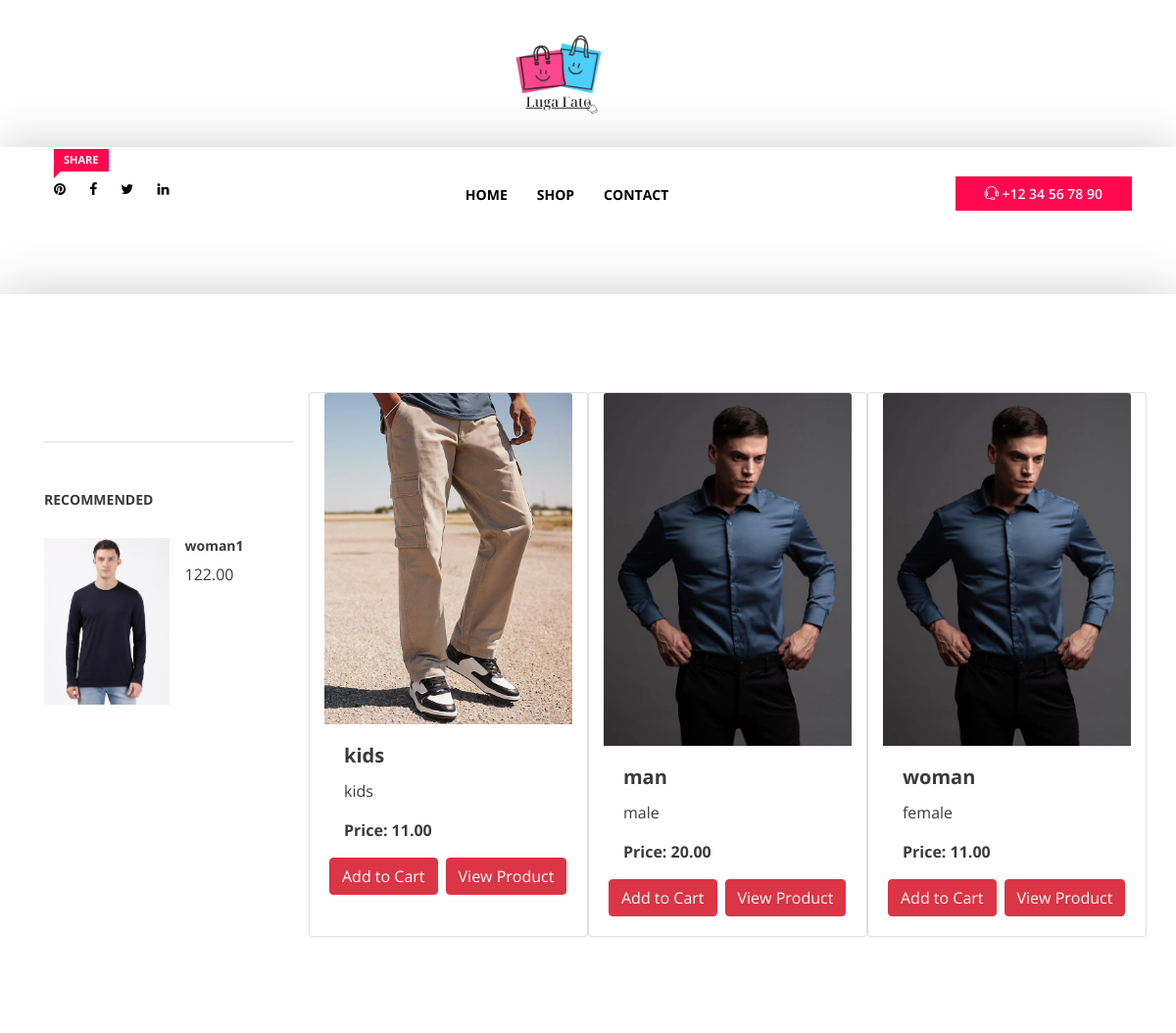
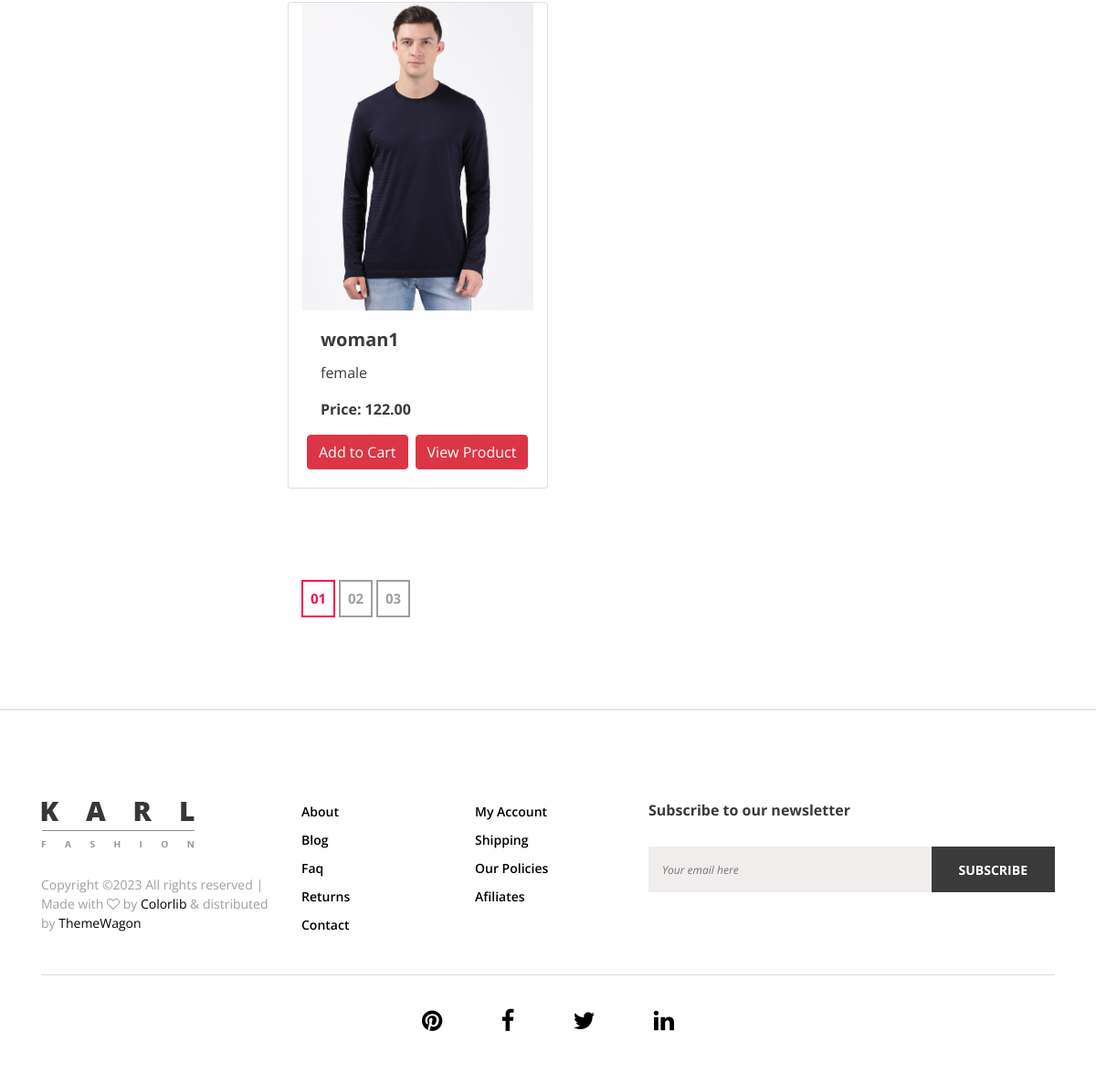
The app's page /shop/ with its own data (2 pictures, top to bottom).
### database/models.py (models this page shows, shortened)
class Product(models.Model):
    name = models.CharField(max_length=100)
    description = models.TextField()
    price = models.DecimalField(max_digits=10, decimal_places=2)
    quantity = models.IntegerField()
    category = models.ForeignKey(Category, on_delete=models.CASCADE, default=1)
    image= models.ImageField()
    supplier = models.ForeignKey(Supplier, on_delete=models.CASCADE)
    updated_at = models.DateTimeField(auto_now=True)

class Category(models.Model):
    name = models.CharField(max_length=100, default="null",unique=True)
    description = models.TextField()
    def __str__(self) -> str:
        return self.name

### database/views.py (the view)
# urls.py: path('shop/', views.store, name="store"),
def store(request):
    list= Product.objects.all()
    filtered_products = list[3:]
    context={"list":list,"filter":filtered_products}
    return render(request, "shop.html",context)

### template/shop.html (shortened to what this page needs)
<!DOCTYPE html>
<html lang="en">
{% load static %}
<head>
    <link rel="stylesheet" href="static/css/core-style.css">
    <link rel="stylesheet" href="style.css">
    <link href="static/css/responsive.css" rel="stylesheet">
    <link rel="stylesheet" href="{% static 'product/' %}">
    <link rel="stylesheet" href="{% static 'css/core-style.css' %}">
    <link href="{% static 'css/responsive.css' %}" rel="stylesheet">
</head>
<body>
    {% include "top.html" %}
    <div id="wrapper">
        <section class="shop_grid_area section_padding_100">
            <div class="container">
                <div class="row">
                    <div class="col-12 col-md-4 col-lg-3">
                        <div class="shop_sidebar_area">
                            <div class="widget catagory mb-50">
                            </div>
                            <div class="widget recommended">
                                <h6 class="widget-title mb-30">Recommended</h6>
                                <div class="widget-desc">
                                   {% for data in filter %}
                                    <div class="single-recommended-product d-flex mb-30">
                                        <div class="single-recommended-thumb mr-3">
                                            <img src="{{data.image.url}}" alt="">
                                        </div>
                                        <div class="single-recommended-desc">
                                            <h6>{{data.name}}</h6>
                                            <p>{{data.price}}</p>
                                        </div>
                                    </div>
                                    {% endfor %}
                                </div>
                            </div>
                        </div>
                    </div>
                    <div class="col-12 col-md-8 col-lg-9">
                        <div class="shop_grid_product_area">
                            <div class="row">
                                {% for item in list %}
                                <div class="card col-12 col-sm-6 col-lg-4 single_gallery_item wow">
                                    <img src={{item.image.url}}  class="card-img-top" alt="Clothing Item">
                                    <div class="card-body">
                                      <h5 class="card-title">{{item.name}}</h5>
                                      <p class="card-text">{{item.category}}</p>
                                      <p class="card-text"><strong>Price: {{item.price}}</strong></p>
                                      <div class= "row">
                                      <a href="{% url 'cart_add' item.id %}" class="btn btn-primary btn-danger mr-2">Add to Cart</a>
                                      <a href="{% url 'product' item.id %}" class="btn btn-primary btn-danger">View Product</a>
                                      </div>
                                    </div>
                                  </div>
                                {% endfor %}
                            </div>
                        </div>
                        <div class="shop_pagination_area wow fadeInUp" data-wow-delay="1.1s">
                            <nav aria-label="Page navigation">
                                <ul class="pagination pagination-sm">
                                    <li class="page-item active"><a class="page-link" href="#">01</a></li>
                                    <li class="page-item"><a class="page-link" href="#">02</a></li>
                                    <li class="page-item"><a class="page-link" href="#">03</a></li>
                                </ul>
                            </nav>
                        </div>
                    </div>
                </div>
            </div>
        </section>
        {% include 'footer.html' %}
    </div>
</body>
</html>

### template/top.html (shortened to what this page needs)
{% load static %}
<div id="wrapper">
<header class="header_area">
    <div class="top_header_area">
        <div class="container h-100">
            <div class="row h-100 align-items-center justify-content-end">
                <div class="col-12 col-lg-7">
                    <div class="top_single_area d-flex align-items-center">
                        <div class="top_logo">
                            <div class="d-flex align-items-left" style="height: 100px; width: 100px;">
                            <a href="#"><img src='{% static "/img/core-img/Lugafatologo.png" %}' alt=""></a>
                        </div>
                    </div>
                    </div>
                </div>
            </div>
        </div>
    </div>
    <body>
        <body>
    <div id="wrapper">
        <header class="header_area">
<div class="main_header_area">
    <div class="container h-100">
        <div class="row h-100">
            <div class="col-12 d-md-flex justify-content-between">
                <div class="header-social-area">
                    <a href="#"><span class="karl-level">Share</span> <i class="fa fa-pinterest" aria-hidden="true"></i></a>
                    <a href="#"><i class="fa fa-facebook" aria-hidden="true"></i></a>
                    <a href="#"><i class="fa fa-twitter" aria-hidden="true"></i></a>
                    <a href="#"><i class="fa fa-linkedin" aria-hidden="true"></i></a>
                </div>
                <div class="main-menu-area">
                    <nav class="navbar navbar-expand-lg align-items-start">
                        <div class="collapse navbar-collapse align-items-start collapse" id="karl-navbar">
                            <ul class="navbar-nav animated" id="nav">
                                <li ><a class="nav-link" href="{% url "index"%}">Home</a></li>
                                <li><a class="nav-link" href="{% url "store"%}">Shop</a></li>
                                <li class="nav-item"><a class="nav-link" href="{% url "contact"%}">Contact</a></li>
                            </ul>
                        </div>
                    </nav>
                </div>
                <div class="help-line">
                    <a href="tel:+123456789"><i class="ti-headphone-alt"></i> +12 34 56 78 90</a>
                </div>
            </div>
        </div>
    </div>
</div>
    </body>
</header>
</div>

### template/footer.html
{% block footer %}
<footer class="footer_area">
    <div class="container">
        <div class="row">
            <div class="col-12 col-md-6 col-lg-3">
                <div class="single_footer_area">
                    <div class="footer-logo">
                        <img src="static/img/core-img/logo.png" alt="">
                    </div>
                    <div class="copywrite_text d-flex align-items-center">
                        <p>
Copyright &copy;<script>document.write(new Date().getFullYear());</script> All rights reserved | Made with <i class="fa fa-heart-o" aria-hidden="true"></i> by <a href="https://colorlib.com" target="_blank">Colorlib</a> &amp; distributed by <a href="https://themewagon.com" target="_blank">ThemeWagon</a>
</p>
                    </div>
                </div>
            </div>
            <div class="col-12 col-sm-6 col-md-3 col-lg-2">
                <div class="single_footer_area">
                    <ul class="footer_widget_menu">
                        <li><a href="#">About</a></li>
                        <li><a href="#">Blog</a></li>
                        <li><a href="#">Faq</a></li>
                        <li><a href="#">Returns</a></li>
                        <li><a href="#">Contact</a></li>
                    </ul>
                </div>
            </div>
            <div class="col-12 col-sm-6 col-md-3 col-lg-2">
                <div class="single_footer_area">
                    <ul class="footer_widget_menu">
                        <li><a href="#">My Account</a></li>
                        <li><a href="#">Shipping</a></li>
                        <li><a href="#">Our Policies</a></li>
                        <li><a href="#">Afiliates</a></li>
                    </ul>
                </div>
            </div>
            <div class="col-12 col-lg-5">
                <div class="single_footer_area">
                    <div class="footer_heading mb-30">
                        <h6>Subscribe to our newsletter</h6>
                    </div>
                    <div class="subscribtion_form">
                        <form action="#" method="post">
                            <input type="email" name="mail" class="mail" placeholder="Your email here">
                            <button type="submit" class="submit">Subscribe</button>
                        </form>
                    </div>
                </div>
            </div>
        </div>
        <div class="line"></div>
        <div class="footer_bottom_area">
            <div class="row">
                <div class="col-12">
                    <div class="footer_social_area text-center">
                        <a href="#"><i class="fa fa-pinterest" aria-hidden="true"></i></a>
                        <a href="#"><i class="fa fa-facebook" aria-hidden="true"></i></a>
                        <a href="#"><i class="fa fa-twitter" aria-hidden="true"></i></a>
                        <a href="#"><i class="fa fa-linkedin" aria-hidden="true"></i></a>
                    </div>
                </div>
            </div>
        </div>
    </div>
</footer>
{% endblock footer %}

### template/static/css/core-style.css (style rules this page uses)
* { margin: 0; padding: 0; }
body { font-family: 'Open Sans', sans-serif; font-weight: 400; overflow-x: hidden; }
h1, h2, h3, h4, h5, h6 { color: #3a3a3a; line-height: 1.2; font-family: 'Open Sans', sans-serif; font-weight: 700; }
p { color: #3a3a3a; font-size: 1em; line-height: 1.5; font-family: 'Open Sans', sans-serif; font-weight: 400; }
a, a:hover, a:focus { -webkit-transition: all 500ms ease 0s; transition: all 500ms ease 0s; text-decoration: none; outline: none; color: #000000; font-family: 'Open Sans', sans-serif; font-weight: 400; }
ul, ol { margin: 0; }
ol li, ul li { list-style: outside none none; }
img { height: auto; max-width: 100%; }
.mb-30 { margin-bottom: 30px; }
.mb-50 { margin-bottom: 50px; }
.line, .line-mtb15 { width: 100%; height: 1px; background-color: #ddd; margin: 30px 0; }
.section_padding_100 { padding: 100px 0; }
#wrapper { position: relative; z-index: 1000; background-color: #fff; left: 0; top: 0; -webkit-transition: all linear 500ms; transition: all linear 500ms; box-shadow: 0 0 50px rgba(0, 0, 0, 0.2); }
.top_header_area { height: 150px; width: 100%; position: relative; z-index: 1000; }
.main-menu-area { position: relative; z-index: 500; }
.main_header_area { height: 150px; padding-top: 30px; }
.header-social-area a { display: inline-block; padding: 0 10px; font-size: 14px; position: relative; z-index: 1; }
.help-line a { width: auto; height: 35px; padding: 0 30px; background-color: #ff084e; color: #fff; display: block; line-height: 35px; font-size: 14px; font-weight: 600; }
.navbar-expand-lg .navbar-nav .nav-link { padding-right: 15px; padding-left: 15px; position: relative; z-index: 1; font-size: 14px; font-weight: 700; text-transform: uppercase; }
.main-menu-area .navbar { padding: 0; }
.single_gallery_item { margin-bottom: 100px; overflow: hidden }
.karl-level { position: absolute; z-index: 2; color: #fff; font-size: 11px; text-transform: uppercase; font-weight: 700; background-color: #ff084e; padding: 3px 10px; top: -30px; left: 10px; }
.karl-level:after { position: absolute; z-index: 2; content: ""; width: 0; height: 0; border-style: solid; border-width: 0 9px 9px 9px; border-color: transparent transparent #ff084e transparent; bottom: -2px; left: -6px; -webkit-transform: rotate(-45deg); transform: rotate(-45deg); }
.footer_area { background-color: #fff; border-top: 2px solid #e5e5e5; padding: 100px 0 50px; }
.footer_social_area > a { display: inline-block; font-size: 26px; padding: 0 30px; }
.footer_widget_menu a { display: block; font-size: 14px; margin-bottom: 10px; text-transform: capitalize; -webkit-transition-duration: 500ms; transition-duration: 500ms; font-weight: 600; }
.subscribtion_form { position: relative; z-index: 1; }
.subscribtion_form .mail { border: none; border-radius: 0; font-size: 12px; height: 50px; padding: 5px 15px; width: 100%; background-color: #f0eded; color: #929191; font-style: italic; }
.subscribtion_form .submit { background-color: #3a3a3a; border: none; border-radius: 0; color: #fff; cursor: pointer; font-size: 14px; height: 50px; position: absolute; right: 0; text-transform: uppercase; top: 0; -webkit-transition-duration: 500ms; transition-duration: 500ms; padding: 0 30px; font-weight: 700; }
.copywrite_text > p { color: #9f9f9f; font-size: 14px; margin-top: 30px; display: block; }
.widget { border-bottom: 2px solid #ebebeb; padding-bottom: 50px; }
.widget:last-child { border-bottom: none; padding-bottom: 0; }
.widget-title { font-size: 14px; font-weight: 700; text-transform: uppercase; }
.single-recommended-product .single-recommended-thumb, .single-recommended-product .single-recommended-desc { max-width: 50%; -webkit-box-flex: 0; -ms-flex: 0 0 50%; flex: 0 0 50%; }
.single-recommended-product .single-recommended-desc h6 { font-size: 14px; }
.pagination-sm .page-link { padding: 0; font-size: 15px; line-height: 37px; width: 37px; text-align: center; font-weight: 700; color: #9f9f9f; border: 2px solid #9f9f9f; margin-right: 5px; background-color: transparent; }
.pagination-sm .page-link:hover, .pagination-sm .page-item.active .page-link, .pagination-sm .page-link:focus { color: #ff084e; border: 2px solid #ff084e; background-color: transparent; }
.pagination-sm .page-item:first-child .page-link { border-top-left-radius: 0; border-bottom-left-radius: 0; }
.pagination-sm .page-item:last-child .page-link { border-top-right-radius: 0; border-bottom-right-radius: 0; }

### records on screen
Product: image (picture), name "woman1", price "122.00", category "female"
Product: image (picture), name "kids", category "kids", price "11.00"
Product: image (picture), name "man", category "male", price "20.00"
Product: image (picture), name "woman", category "female", price "11.00"
